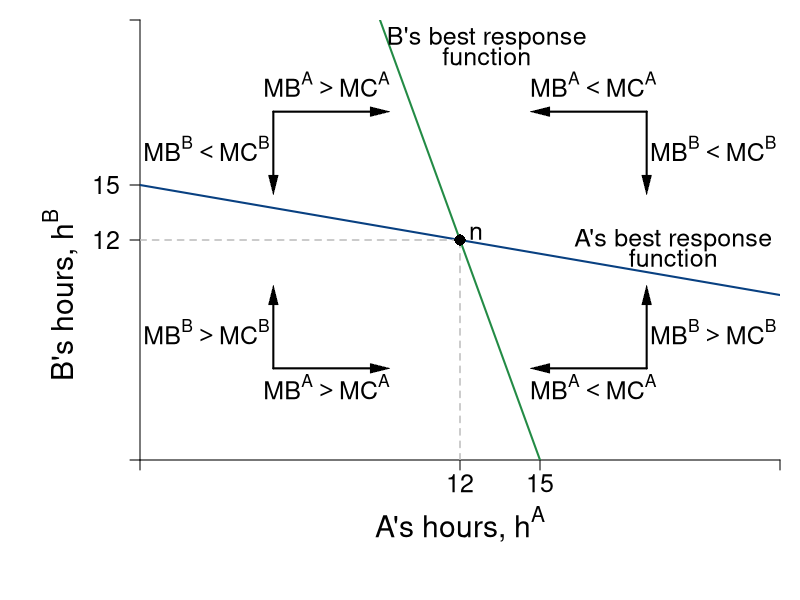

This figure's R source:
require(shape)
pdf(file = "coordination_failures/coord_brfs_dynamics.pdf", width = 9, height = 7)

#Set parameters for graphics
pointsize <- 1.8
axislabelsize <- 1.8
labelsize <- 1.5
namesize <- 1.8
annotatesize <- 1.5
graphlinewidth <- 2
segmentlinewidth <- 1.5

COL <- c("#7fc97f", "#beaed4", "#fdc086", "#ffff99", "#386cb0", "#f0027f", "#bf5b17", "#666666")
COLA <- c("#99d8c9","#66c2a4","#41ae76", "#238b45", "#005824")
COLB <- c("#4eb3d3", "#2b8cbe", "#0868ac","#084081")

par(mar =  c(7, 7, 1, 1))

uA <- function(ea, eb, alpha = 30, beta = 1/2) {
  (alpha - beta*(ea+eb))*ea - 0.5*(ea)^2
}

uB <- function(ea, eb, alpha = 30, beta = 1/2) {
  (alpha - beta*(ea+eb))*eb - 0.5*(eb)^2
}

brfB <- function(ea, alpha = 30, beta = 1/2) {
  (alpha - beta*ea)/(1 + 2*beta)
}

brfA <- function(ea, alpha = 30, beta = 1/2) {
  (alpha - ea*(1 + 2*beta))/(beta)
}

brfPE <- function(ea, alpha = 30, beta = 1/8) {
  alpha*(1 - beta*ea)
}

hANE <- function(alpha, beta = 1/2){
  alpha/(1 + 3*beta)
}

intercept1 <- function(alpha, beta = 1/2){
  alpha/(1 + 2*beta)
}

xlims <- c(0, 24)
ylims <- c(0, 24)

npts <- 501 

plot(0, 0, xlim = xlims, ylim = ylims, type = "n",
     xlab = expression(paste("")),
     ylab = expression(paste("")), 
     xaxt = "n", 
     yaxt = "n", 
     cex.lab = axislabelsize, 
     bty = "n",
     xaxs="i", 
     yaxs="i")

ticksy <- c(0, hANE(alpha = 30), intercept1(alpha = 30), ylims[2])
ylabels <- c(NA, 12, 15, NA)
ticksx <- c(0, hANE(alpha = 30), intercept1(alpha = 30), xlims[2])
xlabels <- c(NA, 12, 15, NA)

axis(1, at = ticksx,  pos = 0, labels = FALSE)
text(x = c(0, hANE(alpha = 30), intercept1(alpha = 30), xlims[2]), par("usr")[3] - 0.4, labels = xlabels, srt = 0, pos = 1, xpd = TRUE, cex = labelsize)

axis(2, at = ticksy, pos = 0, labels = ylabels, las = 1, cex.axis = labelsize)

npts <- 500 
xx1 <- seq(xlims[1], xlims[2], length.out = npts)
xx2 <- seq(9.4, 10.55, length.out = npts)


lines(xx1, brfA(xx1, alpha = 30, beta = 1/2), col = COLA[4], lwd = graphlinewidth)
lines(xx1, brfB(xx1, alpha = 30, beta = 1/2), col = COLB[4], lwd = graphlinewidth)

text(0.5*xlims[2], -3.5, expression(paste("A's hours, ", h^A)), xpd = TRUE, cex = axislabelsize)
text(-3, 9, expression(paste("B's hours, ", h^B)), xpd = TRUE, cex = axislabelsize, srt = 90) 


segments(0, 12, 12, 12, lty = 2, col = "gray" , lwd = segmentlinewidth)
segments(12, 0, 12, 12, lty = 2, col = "gray" , lwd = segmentlinewidth)


# Label Nash Eq. ----------------------------------------------------------

points(hANE(alpha = 30), hANE(alpha = 30), pch = 16, col = "black", cex = 1.5)
text(hANE(alpha = 31.5), hANE(alpha = 30) + 0.4, expression(paste(n)), cex = labelsize)

# B's BRF -----------------------------------------------------------------

text(13, 23, expression(paste("B's best response")), cex = labelsize)
text(13, 22, expression(paste("function")), cex = labelsize)
#text(5, 15.2, expression(paste(h^B*(h^A) == frac(alpha - beta*h^A, 1 + 2*beta) )), cex = labelsize)

# A' BRF ------------------------------------------------------------------

text(20, 12, expression(paste("A's best response")), cex = labelsize)
text(20, 11, expression(paste("function")), cex = labelsize)
#text(17, 3.2, expression(paste(h^A*(h^B) == frac(alpha - beta*h^B, 1 + 2*beta) )), cex = labelsize)

# Dynamic Arrows ----------------------------------------------------------

# Q1 
Arrows(19, 19, 19, 15, col = "black", lty = 1, lwd = 2, arr.type = "triangle", arr.lwd = 0.5)
Arrows(19, 19, 15, 19, col = "black", lty = 1, lwd = 2, arr.type = "triangle", arr.lwd = 0.5)

# Q2
Arrows(5, 19, 5, 15, col = "black", lty = 1, lwd = 2, arr.type = "triangle", arr.lwd = 0.5)
Arrows(5, 19, 9, 19, col = "black", lty = 1, lwd = 2, arr.type = "triangle", arr.lwd = 0.5)

# Q3
Arrows(5, 5, 5, 9, col = "black", lty = 1, lwd = 2, arr.type = "triangle", arr.lwd = 0.5)
Arrows(5, 5, 9, 5, col = "black", lty = 1, lwd = 2, arr.type = "triangle", arr.lwd = 0.5)

# Q4
Arrows(19, 5, 15, 5, col = "black", lty = 1, lwd = 2, arr.type = "triangle", arr.lwd = 0.5)
Arrows(19, 5, 19, 9, col = "black", lty = 1, lwd = 2, arr.type = "triangle", arr.lwd = 0.5)


# Dynamics Labels ---------------------------------------------------------



# Q1
text(21.5, 17, expression(MB^B < MC^B), cex = labelsize)
text(17, 20.5, expression(MB^A < MC^A), cex = labelsize)

# Q2
text(7, 20.5, expression(MB^A > MC^A), cex = labelsize)
text(2.5, 17, expression(MB^B < MC^B), cex = labelsize)

# Q3
text(2.5, 7, expression(MB^B > MC^B), cex = labelsize)
text(7, 4, expression(MB^A > MC^A), cex = labelsize)

# Q4
text(21.5, 7, expression(MB^B > MC^B), cex = labelsize)
text(17, 4, expression(MB^A < MC^A), cex = labelsize)




dev.off()
